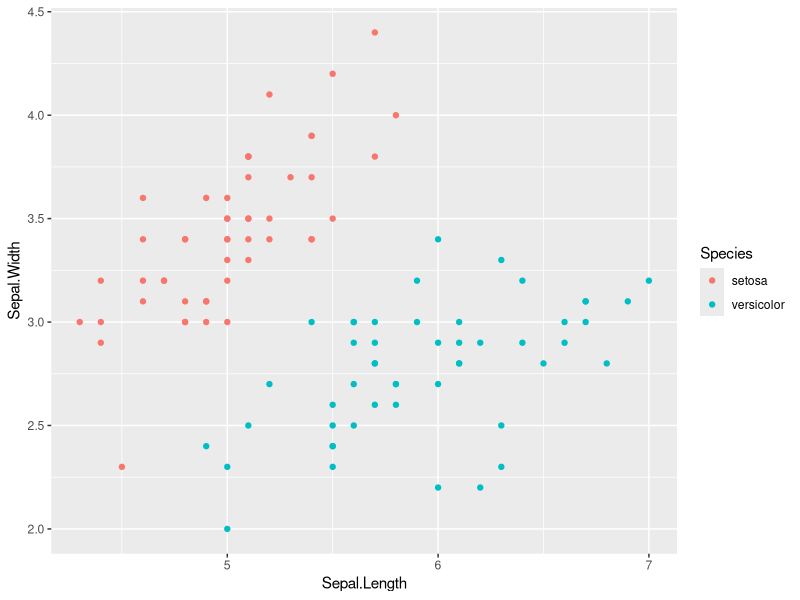
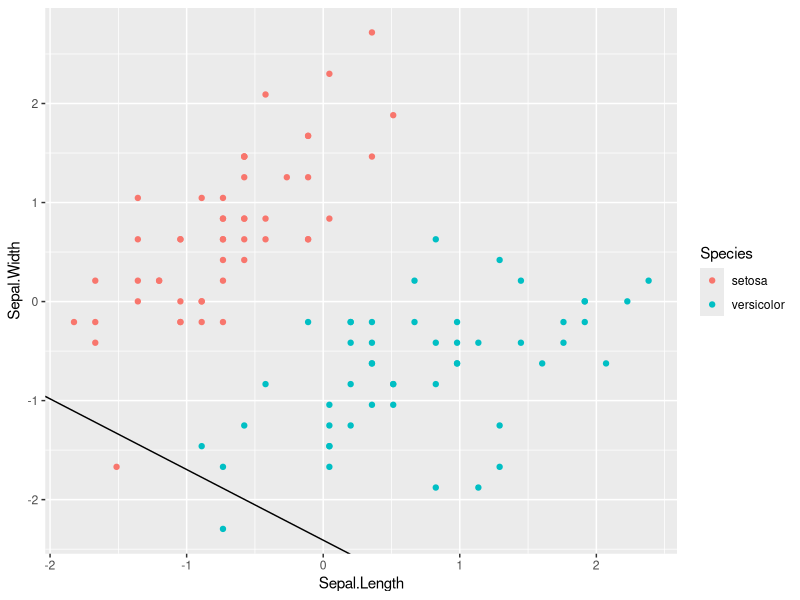
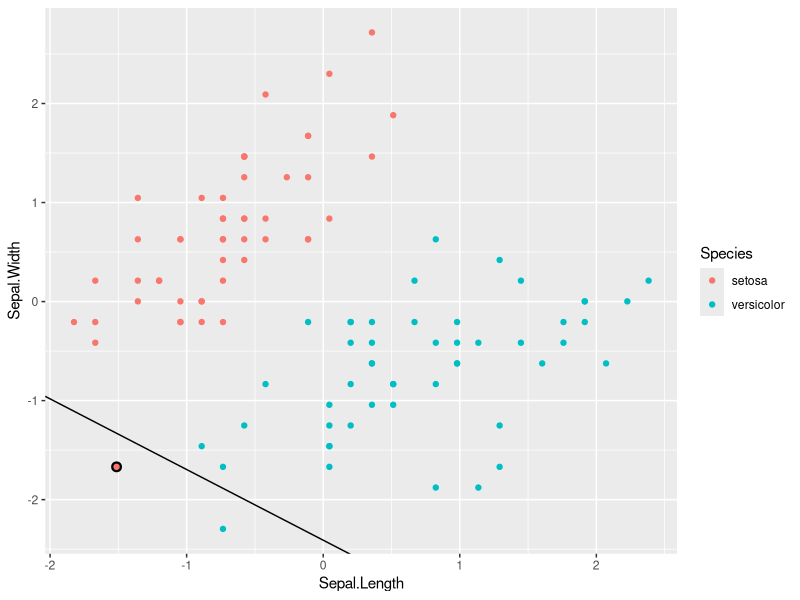
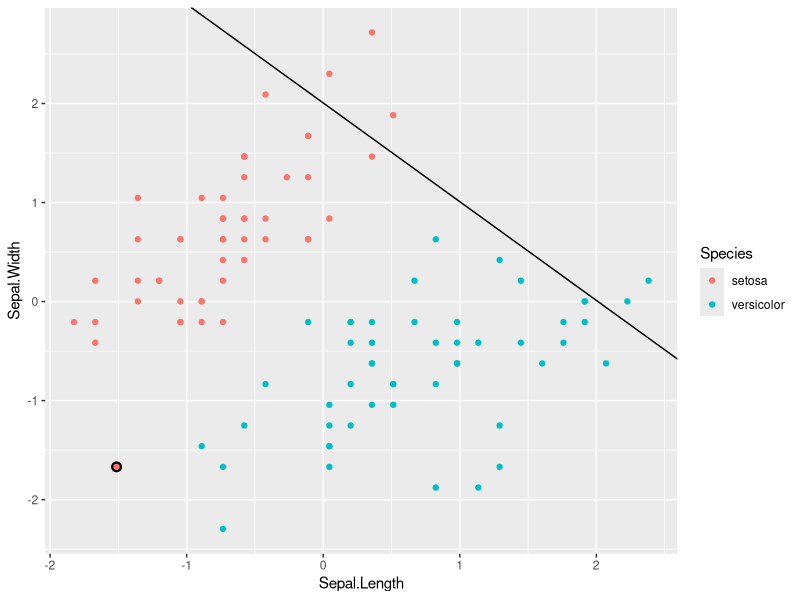
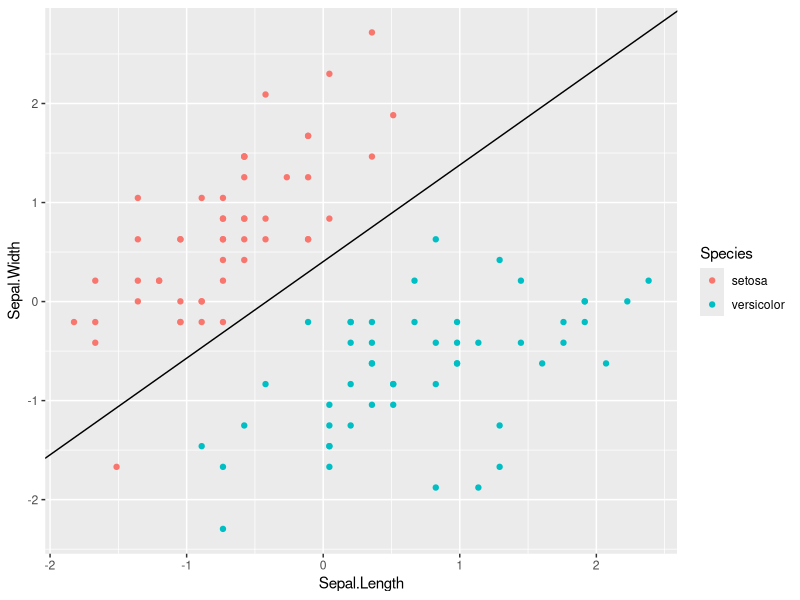

The R source for these figures, in order:
## ---- chunk 1
knitr::opts_chunk$set(echo = TRUE)
library(ggplot2)
library(dplyr)
## ---- chunk 2
ggplot(iris %>% filter(Species != 'virginica')) + 
  geom_point(aes(x = Sepal.Length, y = Sepal.Width, col = Species))
## ---- chunk 3
iris.perceptron <- iris %>% 
  filter(Species != 'virginica') %>% 
  mutate(Sepal.Length = scale(Sepal.Length),
         Sepal.Width = scale(Sepal.Width),
         label = ifelse(Species == 'setosa', 1, -1))
iris.matrix <- model.matrix(label ~ Sepal.Length + Sepal.Width, 
                            data = iris.perceptron)
head(iris.matrix)
## ---- chunk 4
perceptron <- function(data, betas){
  sign(data %*% betas)
}
## ---- chunk 5
set.seed(0)
beta.init <- runif(3)
ggplot(iris.perceptron) + 
  geom_point(aes(x = Sepal.Length, y = Sepal.Width, col = Species)) +
# Our line is defined by t(B)*x = 0, so x2 = -b0/b2 - b1/b2x1 
  geom_abline(intercept = -(beta.init[1]/beta.init[3]),
              slope = -(beta.init[2]/beta.init[3]))
## ---- chunk 6
iris.perceptron$prediction = perceptron(iris.matrix, beta.init)
missed <- iris.perceptron[iris.perceptron$prediction != iris.perceptron$label,]

ggplot() + 
  geom_point(aes(x = Sepal.Length, y = Sepal.Width), col = 'black', size = 3,
             data = missed[1,]) +
  geom_point(aes(x = Sepal.Length, y = Sepal.Width, col = Species),
             data = iris.perceptron) +
# Our line is defined by t(B)*x = 0, so x2 = -b0/b2 - b1/b2x1 
  geom_abline(intercept = -(beta.init[1]/beta.init[3]),
              slope = -(beta.init[2]/beta.init[3]),
              data = iris.perceptron) 

## ---- chunk 7
p <- 0.7
beta.update = beta.init + p * missed[1, 'label'] * c(1, missed$Sepal.Length[1], 
                                                     missed$Sepal.Width[1])
ggplot() + 
  geom_point(aes(x = Sepal.Length, y = Sepal.Width), col = 'black', size = 3,
             data = missed[1,]) +
  geom_point(aes(x = Sepal.Length, y = Sepal.Width, col = Species),
             data = iris.perceptron) +
# Our line is defined by t(B)*x = 0, so x2 = -b0/b2 - b1/b2x1 
  geom_abline(intercept = -(beta.update[1]/beta.update[3]),
              slope = -(beta.update[2]/beta.update[3]),
              data = iris.perceptron)

## ---- chunk 8
p <- 0.7
# Let's save the output of beta.update in a matrix
beta.update <- t(replicate(nrow(iris.matrix) + 1, beta.init))
for(i in 1:nrow(iris.matrix)){
  # First, evaluate the algorithm with current weights.
  iris.perceptron$prediction <- perceptron(iris.matrix, beta.update[i, ])
  if(i %% 10 == 0){
    print(paste('Error = ',sum(iris.perceptron$prediction != iris.perceptron$label)))
  }
  # If the current observation is misclassified, update our betas
  if(iris.perceptron$prediction[i] != iris.perceptron$label[i]){
    beta.update[i + 1, ] <-  beta.update[i, ] + (p * iris.perceptron$label[i] * c(1,        iris.perceptron$Sepal.Length[i], iris.perceptron$Sepal.Width[i]))
  } else {
    beta.update[i + 1, ] <- beta.update[i, ]
  }
}

## ---- chunk 9
ggplot() + 
  geom_point(aes(x = Sepal.Length, y = Sepal.Width, col = Species),
             data = iris.perceptron) +
# Our line is defined by t(B)*x = 0, so x2 = -b0/b2 - b1/b2x1 
  geom_abline(intercept = -(beta.update[101, 1]/beta.update[101, 3]),
              slope = -(beta.update[101,2]/beta.update[101, 3]),
              data = iris.perceptron)
